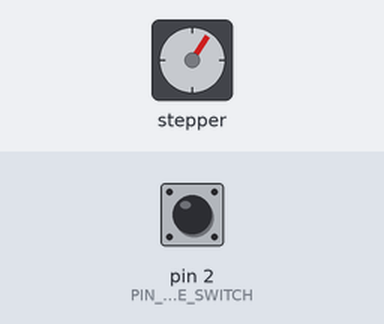
The sketch below on a simulated Arduino Uno, built with avr-gcc and run on an emulated ATmega328P. Shown: stepper motor. Wiring (inferred from the names in the program): stepper motor driver (200 steps per turn assumed): step pin 7; direction pin 6. Inputs (shaded band) come from the test bench; at power-on: pin 2 (PIN_REVERSE_SWITCH) HIGH.

Above: at 1.2 s.
1.3 s: pin 2 (PIN_REVERSE_SWITCH) pulled LOW for 0.15 s
At 1.65 s:
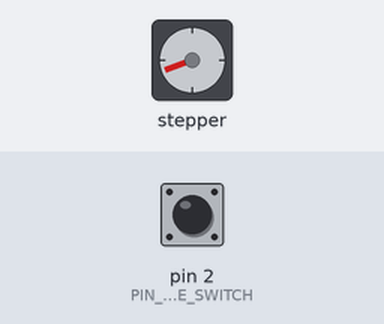
4.3 s: pin 2 (PIN_REVERSE_SWITCH) pulled LOW for 1 s
At 4.65 s:
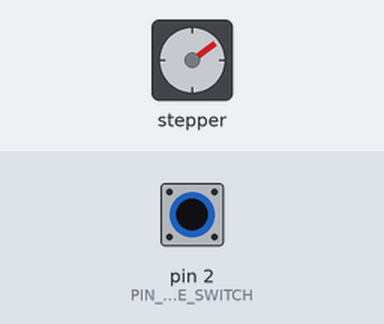
Timing chart, 0 to 20.3 s (numbered marks = the images above; inputs shaded):
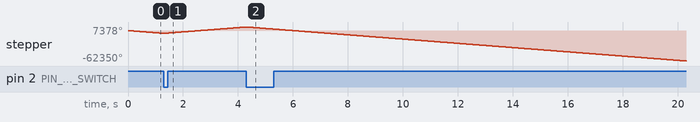

The sketch:

big_motor.ino
```cpp
// define pins
#define PIN_REVERSE_SWITCH 2 // push button for reverse
#define PIN_DRIVER_PUL 7 // pul pin
#define PIN_DRIVER_DIR 6 // dir pin
#define PIN_SPD A0 // potentiometer(resistor)

// variables
int pd = 200; // pulse delay period
boolean setDir = LOW; // set direction

// interrupt handler
void revMotor() {
  // toggle the direction of the motor
  setDir = !setDir;
}

void setup() {
  // put your setup code here, to run once:
  pinMode(PIN_DRIVER_PUL, OUTPUT);
  pinMode(PIN_DRIVER_DIR, OUTPUT);
  attachInterrupt(digitalPinToInterrupt(PIN_REVERSE_SWITCH), revMotor, FALLING);

}

void loop() {
  // put your main code here, to run repeatedly:
  //pd = map(analogRead(PIN_SPD), 0, 1023, 2000, 50);
  digitalWrite(PIN_DRIVER_DIR, setDir);
  digitalWrite(PIN_DRIVER_PUL, HIGH);
  delayMicroseconds(pd);
  digitalWrite(PIN_DRIVER_PUL, LOW);
  delayMicroseconds(pd);
}
```
